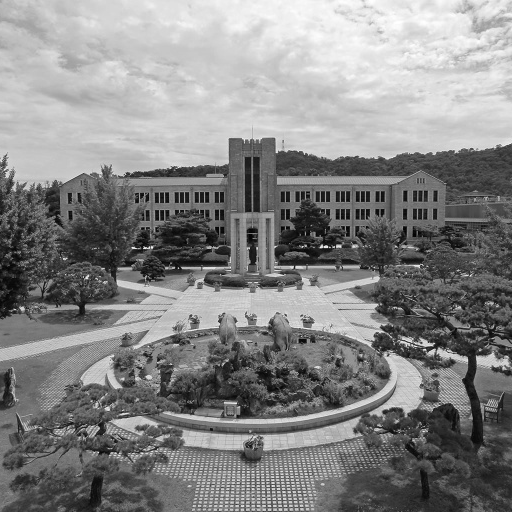
#> input picture dgu_gray.png, 512 x 512 px
$ python practice.py
#> lines starting #> are read from the running program, lines starting #| are printed output that depends on the picture
import cv2
from numpy import fft
import numpy as np
import matplotlib.pyplot as plt

# [19 lines of commented-out code are left out]

in_image_dgu = cv2.imread('dgu_gray.png', 0)
#> in_image_dgu is the input picture: shape (512, 512); min 1, max 255, mean 133.5

f_dgu = fft.fft2(in_image_dgu)
fshift_dgu = fft.fftshift(f_dgu)
magnitude_dgu = 20*np.log(np.abs(fshift_dgu))
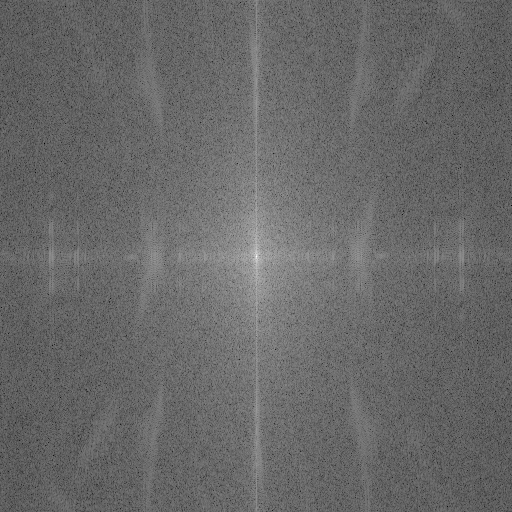
#> magnitude_dgu: shape (512, 512) float64; min 51.29, max 347.4, mean 173; drawn with min black and max white
phase_dgu = np.angle(fshift_dgu)
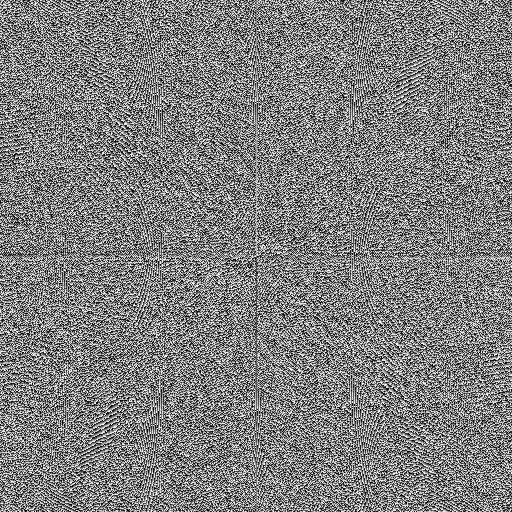
#> phase_dgu: shape (512, 512) float64; min -3.14, max 3.14, mean 1.08e-18; drawn with min black and max white

plt.subplot(234), plt.imshow(in_image_dgu, cmap='gray')
plt.title('Input Image'), plt.xticks([]), plt.yticks([])
plt.subplot(232), plt.imshow(magnitude_dgu, cmap='gray')
plt.title('Magnitude'), plt.xticks([]), plt.yticks([])
plt.subplot(233), plt.imshow(phase_dgu, cmap='gray')
plt.title('Phase'), plt.xticks([]), plt.yticks([])

plt.show()
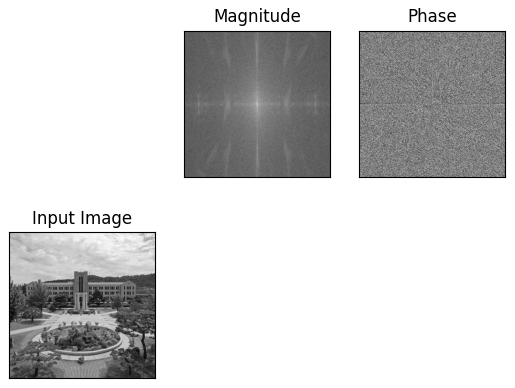
#> figure drawn by matplotlib, 3 panels
